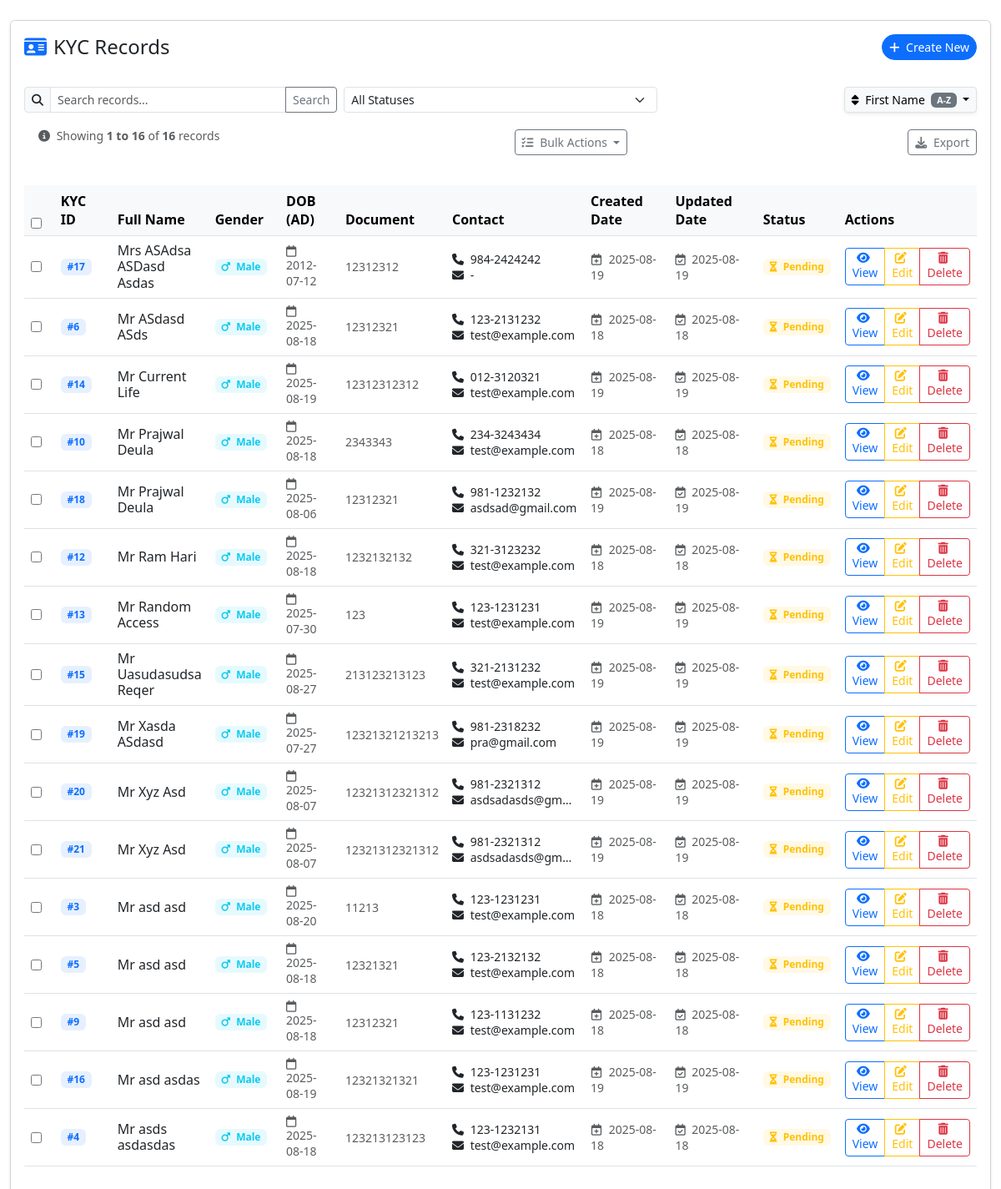
Page /kyc_list/?order_by=first_name&order_dir=asc on the committed database.
### kyc/models.py (models this page shows, shortened)
class KYCModel(models.Model):
    kyc_id = models.AutoField(primary_key=True)
    salutation = models.CharField(max_length=10, choices=SALUTATION_CHOICES, default='Mr')
    first_name = models.CharField(max_length=50, blank=False, null=False)
    middle_name = models.CharField(max_length=100, blank=True, null=True)
    last_name = models.CharField(max_length=50, blank=False, null=False)
    nep_name = models.CharField(max_length=100, blank=True, null=True)
    gender = models.CharField(max_length=10, choices=GENDER_CHOICES, default='Male')
    nationality = models.CharField(max_length=50, choices=NATIONALITY_CHOICES, default='Nepalese')
    date_of_birth_ad = models.DateField(blank=True, null=True)
    dob_bs = NepaliDateField(blank=True, null=True)
    father_name = models.CharField(max_length=100, blank=True, null=True)
    nep_father_name = models.CharField(max_length=100, blank=True, null=True)
    mother_name = models.CharField(max_length=100, blank=True, null=True)
    grand_father_name = models.CharField(max_length=100, blank=True, null=True)
    grandfather_in_law_name = models.CharField(max_length=100, blank=True, null=True)
    spouse_name = models.CharField(max_length=100, blank=True, null=True)
    father_in_law_name = models.CharField(max_length=100, blank=True, null=True)
    father_mother_name = models.CharField(max_length=100, blank=True, null=True)
    son_name = models.CharField(max_length=100, blank=True, null=True)
    daughter_name = models.CharField(max_length=100, blank=True, null=True)
    daughter_in_law_name = models.CharField(max_length=100, blank=True, null=True)
    proposer_full_name = models.CharField(max_length=100, blank=True, null=True)
    age_proof_doc = models.CharField(max_length=50, choices=AGE_PROOF_DOC_CHOICES, default='Citizenship')
    document_number = models.CharField(max_length=20, verbose_name="Document Number", blank=False)
    national_id_no = models.CharField(max_length=10, verbose_name="National ID No",blank=False, null=False)
    document_issued_date_bs = NepaliDateField(verbose_name="Document Issued Date (B.S.)")
    document_issued_date = models.DateField(verbose_name="Document Issued Date (A.D.)")
    issued_place = models.CharField(max_length=100, choices=ISSUED_PLACE_CHOICES, blank=True, null=True)
    birth_place = models.CharField(max_length=50, blank=True, null=True)
    address = models.CharField(max_length=255, blank=True, null=True)
    address_nepali = models.CharField(max_length=255, blank=True, null=True)
    permanent_address = models.CharField(max_length=255, blank=True, null=True)
    temporary_address = models.CharField(max_length=255, blank=True, null=True)
    temporary_district = models.CharField(max_length=100, blank=True, null=True)
    ward_no = models.CharField(max_length=2, blank=True, null=True)
    house_no = models.CharField(max_length=10, blank=True, null=True)
    local_unit = models.CharField(max_length=50, choices=LOCAL_UNIT_CHOICES, default='Municipality')
    structure = models.CharField(max_length=50, choices=STRUCTURE_CHOICES, default='Metropolitan City')
    email = models.EmailField(blank=True, null=True)
    mobile = models.CharField(max_length=20)
    phone_no = models.CharField(max_length=20, blank=True, null=True)
    qualification = models.CharField(max_length=100, choices=QUALIFICATION_CHOICES, blank=True, null=True)
    profession = models.CharField(max_length=50, choices=PROFESSION_CHOICES, default='Service', blank=True, null=True)
    income_mode = models.CharField(max_length=50, choices=INCOME_MODE_CHOICES, default='Salary')
    income_amount = models.CharField(max_length=12, blank=True, null=True)
    pan_no = models.CharField(max_length=20, blank=True, null=True)
    bank_ac_name = models.CharField(max_length=100, blank=True, null=True)
    bank_ac_no = models.CharField(max_length=50, blank=True, null=True)
    office_address = models.CharField(max_length=255, blank=True, null=True)
    firm_name = models.CharField(max_length=100, blank=True, null=True)
    is_politically_involved = models.BooleanField(default=False)
    is_aml_crime = models.BooleanField(default=False)
    is_family_politically_involved = models.BooleanField(default=False)
    is_family_aml_crime = models.BooleanField(default=False)
    created_date = models.DateTimeField(default=timezone.now)
    updated_date = models.DateTimeField(auto_now=True)
    class Meta:
        verbose_name = 'KYC Detail'
        verbose_name_plural = 'KYC Details'

### kyc/views.py (the view, shortened to what this page needs)
# urls.py: path('kyc_list/', views.kyc_list_view, name='kyc_list'),
def kyc_list_view(request):
    order_by = request.GET.get('order_by', 'kyc_id')
    order_dir = request.GET.get('order_dir', 'asc')
    search_term = request.GET.get('search', '').strip()
    status_filter = request.GET.get('status', '').lower()
    page_number = request.GET.get('page', 1)
    valid_fields = {
        'kyc_id': 'kyc_id',
        'first_name': 'first_name',
        'last_name': 'last_name',
        'date_of_birth_ad': 'date_of_birth_ad',
        'gender': 'gender'
    }
    order_by = valid_fields.get(order_by, 'kyc_id')
    order_dir = 'desc' if order_dir == 'desc' else 'asc'
    kycs = KYCModel.objects.all()
    if status_filter in ['pending', 'approved', 'rejected']:
        kycs = kycs.filter(status=status_filter)
    order_prefix = '-' if order_dir == 'desc' else ''
    kycs = kycs.order_by(f'{order_prefix}{order_by}')
    paginator = Paginator(kycs, 20)
    try:
        page_obj = paginator.page(page_number)
    except:
        page_obj = paginator.page(1)
    query_params = []
    if search_term:
        query_params.append(f'search={search_term}')
    if status_filter:
        query_params.append(f'status={status_filter}')
    if order_by != 'kyc_id':
        query_params.append(f'order_by={order_by}')
    if order_dir != 'asc':
        query_params.append(f'order_dir={order_dir}')
    query_string = '&'.join(query_params)
    if query_string:
        query_string = f'&{query_string}'
    context = {
        'kycs': page_obj,
        'order_by': order_by,
        'order_dir': order_dir,
        'search_term': search_term,
        'status_filter': status_filter,
        'is_paginated': page_obj.has_other_pages(),
        'total_records': paginator.count,
        'query_string': query_string,
        'request': request
    }
    return render(request, 'kyc_list.html', context)

### kyc/templates/kyc_list.html (shortened to what this page needs)
{% load static %}
{% block content %}
<div class="container-fluid py-4">
    <div class="card shadow-sm">
        <div class="card-header bg-white border-bottom-0 py-3">
            <div class="d-flex justify-content-between align-items-center">
                <h4 class="mb-0">
                    <i class="fas fa-id-card me-2 text-primary"></i>KYC Records
                </h4>
                <div>
                    <a href="{% url 'kyc:kyc_create' %}" class="btn btn-primary btn-sm rounded-pill">
                        <i class="fas fa-plus me-1"></i> Create New
                    </a>
                </div>
            </div>
        </div>
        <div class="card-body">
            <div class="row mb-3 g-2">
                <div class="col-md-4">
                    <div class="input-group input-group-sm">
                        <span class="input-group-text bg-light"><i class="fas fa-search"></i></span>
                        <input type="text" class="form-control" placeholder="Search records..." id="kycSearch">
                        <button class="btn btn-outline-secondary" type="button" id="searchBtn">Search</button>
                    </div>
                </div>
                <div class="col-md-4">
                    <select class="form-select form-select-sm" id="statusFilter">
                        <option value="">All Statuses</option>
                    </select>
                </div>
                <div class="col-md-4 text-md-end"><div class="btn-group shadow-sm" role="group">
    <button type="button" class="btn btn-light btn-sm dropdown-toggle border" data-bs-toggle="dropdown">
        <i class="fas fa-sort me-1"></i>
        {% if order_by == 'kyc_id' %}KYC ID
        {% elif order_by == 'first_name' %}First Name
        {% elif order_by == 'last_name' %}Last Name
        {% elif order_by == 'date_of_birth_ad' %}Date of Birth
        {% elif order_by == 'gender' %}Gender
        {% else %}Sort By{% endif %}
        <span class="badge bg-secondary ms-1">
            {% if order_dir == 'asc' %}A-Z{% else %}Z-A{% endif %}
        </span>
    </button>
</div>
            </div>
<div class="d-flex justify-content-between align-items-center mb-3">
    <div class="d-flex flex-row mb-3">
        <div class="alert py-2 mb-0">
            <small class="text-muted">
                <i class="fas fa-info-circle me-1"></i> Showing <strong>{{ kycs.start_index }} to {{ kycs.end_index }}</strong> of <strong>{{ total_records }}</strong> records
            </small>
        </div>
</div>
<div class="btn-group">
    <button type="button" class="btn btn-sm btn-outline-secondary dropdown-toggle" data-bs-toggle="dropdown">
        <i class="fas fa-tasks me-1"></i> Bulk Actions
    </button>
</div>
    <div>
        <button class="btn btn-sm btn-outline-secondary" id="exportBtn">
            <i class="fas fa-download me-1"></i> Export
        </button>
    </div>
</div>
            <div class="table-responsive rounded">
                <table class="table table-hover align-middle mb-0" id="kycTable">
                    <thead class="table-light">
                        <tr>
                             <th width="50">
            <input type="checkbox" id="selectAll">
        </th>
                            <th width="100">KYC ID</th>
                            <th>Full Name</th>
                            <th width="100">Gender</th>
                            <th width="110">DOB (AD)</th>
                            <th width="100">Document</th>
                            <th width="120">Contact</th>
                            <th width="150">Created Date</th>
                            <th width="150">Updated Date</th>
                            <th width="100">Status</th>
                            <th width="80">Actions</th>
                        </tr>
                    </thead>
                    <tbody>
                        {% for kyc in kycs %}
                        <tr class="position-relative">
                            <td>
                                <input type="checkbox" class="row-checkbox" data-id="{{ kyc.kyc_id }}">
                            </td>
                            <td data-label="KYC ID">
                                <span class="badge bg-primary bg-opacity-10 text-primary">#{{ kyc.kyc_id|default:"-" }}</span>
                            </td>
                            <td data-label="Full Name">
                                <div class="d-flex align-items-center">
                                    <div>
                                        <h6 class="mb-0">{{ kyc.salutation }} {{ kyc.first_name }}
                                            {% if kyc.middle_name %}{{ kyc.middle_name }} {% endif %}
                                            {{ kyc.last_name }}</h6>
                                    </div>
                                </div>
                            </td>
                            <td data-label="Gender">
                                {% if kyc.gender == 'Male' %}
                                    <span class="badge bg-info bg-opacity-10 text-info">
                                        <i class="fas fa-mars me-1"></i> {{ kyc.gender }}
                                    </span>
                                {% elif kyc.gender == 'Female' %}
                                    <span class="badge bg-danger bg-opacity-10 text-danger">
                                        <i class="fas fa-venus me-1"></i> {{ kyc.gender }}
                                    </span>
                                {% else %}
                                    <span class="badge bg-secondary bg-opacity-10 text-secondary">
                                        <i class="fas fa-genderless me-1"></i> {{ kyc.gender|default:"-" }}
                                    </span>
                                {% endif %}
                            </td>
                            <td data-label="DOB (AD)">
                                <small class="text-muted">
                                    <i class="far fa-calendar me-1"></i> {{ kyc.date_of_birth_ad|date:"Y-m-d"|default:"-" }}
                                </small>
                            </td>
                            <td data-label="Document">
                                <small>
                                    <div class="text-muted">{{ kyc.document_number|default:"-" }}</div>
                                </small>
                            </td>
                            <td data-label="Contact">
                                <small>
                                    <div><i class="fas fa-phone me-1"></i> {{ kyc.mobile|default:"-" }}</div>
                                    <div class="text-truncate" style="max-width: 150px;">
                                        <i class="fas fa-envelope me-1"></i> {{ kyc.email|default:"-" }}
                                    </div>
                                </small>
                            </td>
                                                           <td data-label="Created">
                    <div class="d-flex flex-column">
                        <small class="text-muted">
                            <i class="far fa-calendar-plus me-1"></i>
                            {{ kyc.created_date|date:"Y-m-d" }}
                        </small>
                    </div>
                </td>
                <td data-label="Updated">
                    <div class="d-flex flex-column">
                        <small class="text-muted">
                            <i class="far fa-calendar-check me-1"></i>
                            {{ kyc.updated_date|date:"Y-m-d" }}
                        </small>
                    </div>
                </td>
                            <td data-label="Status">
                                {% if kyc.status == 'approved' %}
                                    <span class="badge bg-success bg-opacity-10 text-success">
                                        <i class="fas fa-check-circle me-1"></i> Approved
                                    </span>
                                {% elif kyc.status == 'rejected' %}
                                    <span class="badge bg-danger bg-opacity-10 text-danger">
                                        <i class="fas fa-times-circle me-1"></i> Rejected
                                    </span>
                                {% else %}
                                    <span class="badge bg-warning bg-opacity-10 text-warning">
                                        <i class="fas fa-hourglass-half me-1"></i> Pending
                                    </span>
                                {% endif %}
                            </td>
                            <td data-label="Actions">
                                <div class="d-flex">
                                 <div class="btn-group" role="group">
   <a href="{% url 'kyc:kyc_detail' kyc.kyc_id %}" class="btn btn-sm btn-outline-primary"
       data-bs-toggle="tooltip" title="View Details">
        <i class="fas fa-eye me-1"></i> View
    </a>
 <a href="{% url 'kyc:kyc_update' kyc.kyc_id %}" class="btn btn-sm btn-outline-warning">
    <i class="fas fa-edit me-1"></i> Edit
</a>
    <button type="button" class="btn btn-sm btn-outline-danger delete-btn"
            data-id="{{ kyc.kyc_id }}" data-bs-toggle="tooltip" title="Delete Record">
        <i class="fas fa-trash-alt me-1"></i> Delete
    </button>
</div>
                            </td>
                        </tr>
                        {% endfor %}
                    </tbody>
                </table>
</div>
        </div>
    </div>
</div>
{% endblock %}
<link href="https://cdn.jsdelivr.net/npm/bootstrap@5.3.0/dist/css/bootstrap.min.css" rel="stylesheet">
<link rel="stylesheet" href="https://cdnjs.cloudflare.com/ajax/libs/font-awesome/6.4.0/css/all.min.css">

### rows in the picture
KYCModel: kyc_id "17", salutation "Mrs", first_name "ASAdsa", middle_name "ASDasd", last_name "Asdas", gender "Male", date_of_birth_ad "2012-07-12", document_number "12312312", mobile "984-2424242", email "-", created_date "2025-08-19", updated_date "2025-08-19"
KYCModel: kyc_id "6", salutation "Mr", first_name "ASdasd", last_name "ASds", gender "Male", date_of_birth_ad "2025-08-18", document_number "12312321", mobile "123-2131232", email "test@example.com", created_date "2025-08-18", updated_date "2025-08-18"
KYCModel: kyc_id "14", salutation "Mr", first_name "Current", last_name "Life", gender "Male", date_of_birth_ad "2025-08-19", document_number "12312312312", mobile "012-3120321", email "test@example.com", created_date "2025-08-19", updated_date "2025-08-19"
KYCModel: kyc_id "10", salutation "Mr", first_name "Prajwal", last_name "Deula", gender "Male", date_of_birth_ad "2025-08-18", document_number "2343343", mobile "234-3243434", email "test@example.com", created_date "2025-08-18", updated_date "2025-08-18"
KYCModel: kyc_id "18", salutation "Mr", first_name "Prajwal", last_name "Deula", gender "Male", date_of_birth_ad "2025-08-06", document_number "12312321", mobile "981-1232132", email "asdsad@gmail.com", created_date "2025-08-19", updated_date "2025-08-19"
KYCModel: kyc_id "12", salutation "Mr", first_name "Ram", last_name "Hari", gender "Male", date_of_birth_ad "2025-08-18", document_number "1232132132", mobile "321-3123232", email "test@example.com", created_date "2025-08-18", updated_date "2025-08-18"
KYCModel: kyc_id "13", salutation "Mr", first_name "Random", last_name "Access", gender "Male", date_of_birth_ad "2025-07-30", document_number "123", mobile "123-1231231", email "test@example.com", created_date "2025-08-19", updated_date "2025-08-19"
KYCModel: kyc_id "15", salutation "Mr", first_name "Uasudasudsa", last_name "Reqer", gender "Male", date_of_birth_ad "2025-08-27", document_number "213123213123", mobile "321-2131232", email "test@example.com", created_date "2025-08-19", updated_date "2025-08-19"
KYCModel: kyc_id "19", salutation "Mr", first_name "Xasda", last_name "ASdasd", gender "Male", date_of_birth_ad "2025-07-27", document_number "12321321213213", mobile "981-2318232", email "pra@gmail.com", created_date "2025-08-19", updated_date "2025-08-19"
KYCModel: kyc_id "20", salutation "Mr", first_name "Xyz", last_name "Asd", gender "Male", date_of_birth_ad "2025-08-07", document_number "12321312321312", mobile "981-2321312", email "asdsadasds@gm…", created_date "2025-08-19", updated_date "2025-08-19"
KYCModel: kyc_id "21", salutation "Mr", first_name "Xyz", last_name "Asd", gender "Male", date_of_birth_ad "2025-08-07", document_number "12321312321312", mobile "981-2321312", email "asdsadasds@gm…", created_date "2025-08-19", updated_date "2025-08-19"
KYCModel: kyc_id "3", salutation "Mr", first_name "asd", last_name "asd", gender "Male", date_of_birth_ad "2025-08-20", document_number "11213", mobile "123-1231231", email "test@example.com", created_date "2025-08-18", updated_date "2025-08-18"
KYCModel: kyc_id "5", salutation "Mr", first_name "asd", last_name "asd", gender "Male", date_of_birth_ad "2025-08-18", document_number "12321321", mobile "123-2132132", email "test@example.com", created_date "2025-08-18", updated_date "2025-08-18"
KYCModel: kyc_id "9", salutation "Mr", first_name "asd", last_name "asd", gender "Male", date_of_birth_ad "2025-08-18", document_number "12312321", mobile "123-1131232", email "test@example.com", created_date "2025-08-18", updated_date "2025-08-18"
KYCModel: kyc_id "16", salutation "Mr", first_name "asd", last_name "asdas", gender "Male", date_of_birth_ad "2025-08-19", document_number "12321321321", mobile "123-1231231", email "test@example.com", created_date "2025-08-19", updated_date "2025-08-19"
KYCModel: kyc_id "4", salutation "Mr", first_name "asds", last_name "asdasdas", gender "Male", date_of_birth_ad "2025-08-18", document_number "123213123123", mobile "123-1232131", email "test@example.com", created_date "2025-08-18", updated_date "2025-08-18"

### other values in the picture
{{ kycs.start_index }} "1"
{{ kycs.end_index }} "16"
{{ total_records }} "16"
